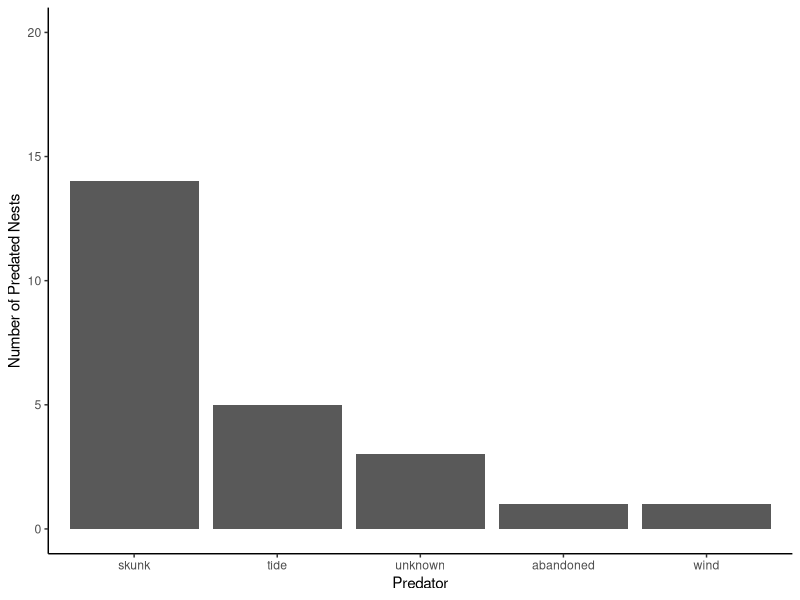

The R source for this figure: (Note: this script raises an error after producing the figure.)
## ---- chunk 1
knitr::opts_chunk$set(echo = TRUE)
## ---- chunk 2
# Load packages and read Snowy Plover csv file

library(tidyverse)
library(ggplot2)
library(RColorBrewer)
library(gganimate)
library(lubridate)
snowyplover <- read_csv("SnowyPlover.csv")

## ---- chunk 3
# Count table filtered by specific year
predation <- snowyplover %>% 
  select(year, failure_cause) %>% 
  filter( failure_cause != "NA") %>%
  filter( year == "2015") %>% 
  count(failure_cause, year) %>%
  arrange(-n) %>% 
  mutate( failure_cause = factor(failure_cause, levels = failure_cause))

# Graph using filtered count table
predators_graph <- ggplot(predation, aes( x = failure_cause, y = n)) +
  geom_col() +
  xlab("Predator") +
      ylab("Number of Predated Nests") +
      scale_y_continuous(limits = c(0,20), breaks = c(0,5,10,15,20)) +
      theme_classic()

predators_graph2
## ---- chunk 4
# Data wrangling with Snowy Ploverbreeding data

breeding <- snowyplover %>% 
  select( year, total_eggs, eggs_hatched, chicks_fledged) %>% 
  mutate( nests = 1)
 
# Removing NA, ".", ?, and uncomfirmed
breeding[is.na(breeding)] <- 0
breeding[ breeding == "." | breeding == "unconfirmed" | breeding == "?"] <- 0

# Coerce to numeric class
breeding = as.data.frame(sapply(breeding, as.numeric))

# Creating count table by year and by breeding stage

breeding_table <- breeding %>% 
  group_by(year) %>% 
  summarise( nests = sum(nests), eggs = sum(total_eggs), hatched = sum(eggs_hatched), fledged = sum(chicks_fledged)) %>% 
  gather("stage", "count", 2:5)


# Graph
breeding_graph <- ggplot(breeding_table, aes(x = year, y = count, group = stage)) +
  geom_line(aes(color = stage)) +
  theme_classic() +
  geom_point( aes(color = stage)) +
  transition_reveal(year)
breeding_graph

## ---- chunk 5

shorebirds <- read_csv("COPR_Shorebird.csv")
#read shorebird data

## ---- chunk 6

#Shorebird abundance by location for 2015

bird_2015 <- shorebirds %>% 
    filter(Year == "2015") #Filter data set by year (use radio buttons or drop down menu to select)

bird_2015_graph <- ggplot(bird_2015, aes(x=Polygon_Location))+
  geom_bar()+
  labs(x= "Location", y = "Number Observed", title = "Shorebird Abundance at COPR (2015)")+ 
  theme_classic()+
  theme(plot.title = element_text(hjust = 0.5)) #histogram for locations of where shorebirds were found in beach polygons

#Maybe add a map to this page of polygons

bird_2015_graph

## ---- chunk 7
#Shorebird abundance by location for 2015

bird_2016 <- shorebirds %>% 
    filter(Year == "2016") #Filter data set by year (use radio buttons or drop down menu to select)

bird_2016_graph <- ggplot(bird_2016, aes(x=Polygon_Location))+
  geom_bar()+
  labs(x= "Location", y = "Number Observed", title = "Shorebird Abundance at COPR (2016)")+ 
  theme_classic()+
  theme(plot.title = element_text(hjust = 0.5)) #histogram for locations of where shorebirds were found in beach polygons

#Maybe add a map to this page of polygons

bird_2016_graph

## ---- chunk 8

#Shorebird abundance by location for 2015

bird_2017 <- shorebirds %>% 
    filter(Year == "2017") #Filter data set by year (use radio buttons or drop down menu to select)

bird_2017_graph <- ggplot(bird_2015, aes(x=Polygon_Location))+
  geom_bar()+
  labs(x= "Location", y = "Number Observed", title = "Shorebird Abundance at COPR (2017)")+ 
  theme_classic()+
  theme(plot.title = element_text(hjust = 0.5)) #histogram for locations of where shorebirds were found in beach polygons

#Maybe add a map to this page of polygons

bird_2017_graph

## ---- chunk 9
#Add code for 2018 dat here when we have it

## ---- chunk 10
#Shorebird diversity by location for 2015

bird_2015_sp <- shorebirds %>% 
    filter(Year == "2015") %>% #Filter data set by year (use radio buttons or drop down menu to select)
  group_by(Species) %>% 
  count(Polygon_Location, Species) #Turn list of observed species into counts of how many different species observed
  

bird_2015_sp_graph <- ggplot(bird_2015_sp, aes(x=Polygon_Location))+
  geom_bar()+
  labs(x= "Location", y = "Number of Species Observed", title = "Shorebird Diversity at COPR (2015)")+ 
  theme_classic()+
  theme(plot.title = element_text(hjust = 0.5)) #bar graph for number of species found in beach polygons 

#Maybe add a map to this page of polygons

bird_2015_sp_graph

## ---- chunk 11
#Shorebird diversity by location for 2016

bird_2016_sp <- shorebirds %>% 
    filter(Year == "2016") %>% #Filter data set by year (use radio buttons or drop down menu to select)
  group_by(Species) %>% 
  count(Polygon_Location, Species) #Turn list of observed species into counts of how many different species observed
  

bird_2016_sp_graph <- ggplot(bird_2016_sp, aes(x=Polygon_Location))+
  geom_bar()+
  labs(x= "Location", y = "Number of Species Observed", title = "Shorebird Diversity at COPR (2016)")+ 
  theme_classic()+
  theme(plot.title = element_text(hjust = 0.5)) #bar graph for number of species found in beach polygons 

#Maybe add a map to this page of polygons

bird_2016_sp_graph

## ---- chunk 12
#Shorebird diversity by location for 2017

bird_2017_sp <- shorebirds %>% 
    filter(Year == "2017") %>% #Filter data set by year (use radio buttons or drop down menu to select)
  group_by(Species) %>% 
  count(Polygon_Location, Species) #Turn list of observed species into counts of how many different species observed
  

bird_2017_sp_graph <- ggplot(bird_2017_sp, aes(x=Polygon_Location))+
  geom_bar()+
  labs(x= "Location", y = "Number of Species Observed", title = "Shorebird Diversity at COPR (2017)")+ 
  theme_classic()+
  theme(plot.title = element_text(hjust = 0.5)) #bar graph for number of species found in beach polygons 

#Maybe add a map to this page of polygons

bird_2017_sp_graph

## ---- chunk 13
#Add 2018 data when we get it
## ---- chunk 14
# Wrangling data for top bird species

#Converted dates into standard formate
shorebirds$Date <- as.Date(shorebirds$Date, "%m/%d/%Y")

# Top species by year
top_by_year2 <- shorebirds %>%
  mutate( Month = month(Date)) %>%
  select(Month, Year, Species, Count) %>% 
  filter( Year == 2015) %>% 
  group_by(Species) %>% 
  summarize( count = sum(Count)) %>% 
  arrange(-count) %>% 
  head(as.numeric("4"))



# Monthly data filtered for top species by year
top_filtered2 <-  shorebirds %>%
  mutate( Month = month(Date)) %>%
  select(Month, Year, Species, Count) %>% 
  filter( Year == 2015) %>% 
  group_by(Month, Species)%>%
  summarise( count = sum(Count))%>% 
  arrange(Species, -count)

top_graph <- ggplot( top_filtered2[top_filtered2$Species %in% top_by_year2$Species,], aes( x = Month, y = count)) + geom_col() + 
facet_wrap(~Species) +
theme_classic() +
scale_x_continuous(breaks = c(1,2,3,4,5,6,7,8,9,10,11,12))

top_graph
